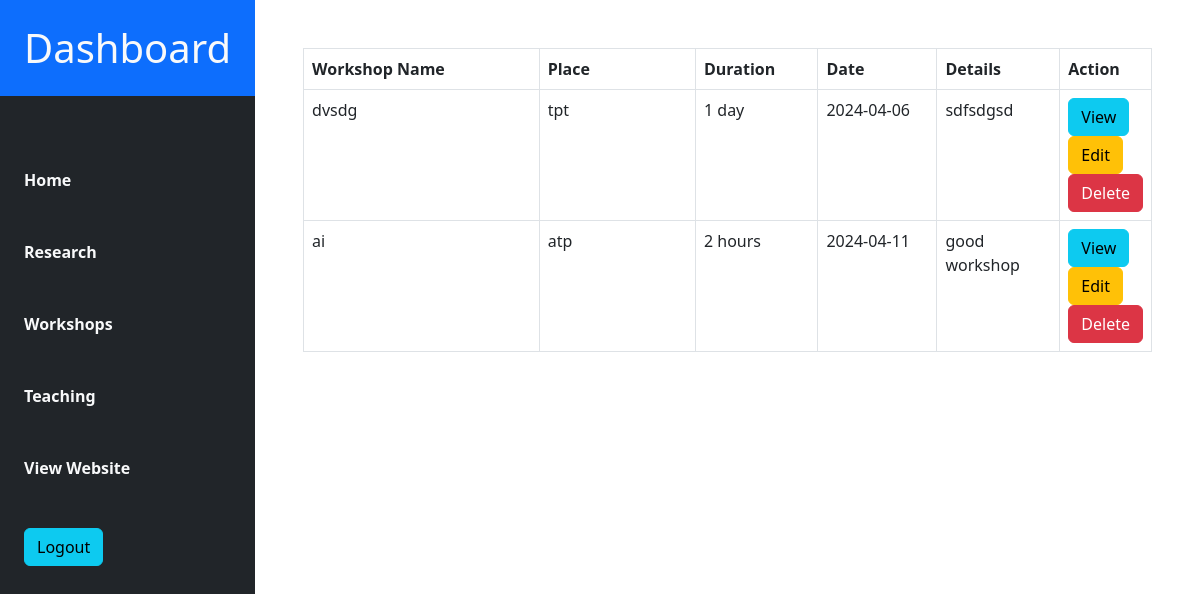
Screenshot of /dpb/admin/workshop/windex.php (signed in) with the database file from the repository.
### tables this page shows
CREATE TABLE `workshop` (
  `id` int(11) NOT NULL,
  `w_name` varchar(255) NOT NULL,
  `w_place` varchar(255) NOT NULL,
  `w_duration` varchar(255) NOT NULL,
  `w_date` varchar(255) NOT NULL,
  `w_details` text NOT NULL,
  `user_id` varchar(255) NOT NULL
);

### dpb/admin/workshop/windex.php (the view, shortened to what this page needs)
<!DOCTYPE html>
<html lang="en">
<head>
    <link rel="stylesheet" href="https://cdn.jsdelivr.net/npm/bootstrap@5.2.3/dist/css/bootstrap.min.css">
</head>
<body>
    <div class="dashboard d-flex justify-content-between">
        <div class="sidebar bg-dark vh-100">
            <h1 class="bg-primary p-4"><a href="../authentication/dashboard.php" class="text-light text-decoration-none">Dashboard</a></h1>
            <div class="menues p-4 mt-5">
               <div class="menu">
                <a href="home.php" class="text-light text-decoration-none"><strong>Home </strong></a>
              </div>
              <div class="menu mt-5">
               <a href="../research/research.php" class="text-light text-decoration-none"><strong>Research </strong></a>
              </div>
                <div class="menu mt-5">
                    <a href="workshop.php" class="text-light text-decoration-none"><strong>Workshops</strong></a>
                </div>
                <div class="menu mt-5">
                    <a href="../teaching/teaching.php" class="text-light text-decoration-none"><strong>Teaching</strong></a>
                </div>
                <div class="menu mt-5">
                    <a href="../view/index.php" class="text-light text-decoration-none"><strong>View Website</strong></a>
                </div>
                <div class="menu mt-5">
                    <a href="../authentication/logout.php" class="btn btn-info">Logout</a>
                </div>
            </div>
       </div>
<div class="posts-list w-100 p-5">
<table class="table table-bordered">
  <thead>
  <tr>
    <th style="width:30%;">Workshop Name</th>
    <th style="width:20%;">Place</th>
    <th style="width:15%;">Duration</th>
    <th style="width:15%;">Date</th>
    <th style="width:15%;">Details</th>
    <th style="width:20%;">Action</th>
  </tr>
  </thead>
  <tbody>
      <?php
      include('../../connect.php');
      $logged_in_user_id = $_SESSION['user_id'];
      $sqlSelect = "SELECT * FROM workshop WHERE user_id = $logged_in_user_id";
      $result = mysqli_query($conn, $sqlSelect);
      if (mysqli_num_rows($result) > 0) {
        while ($row = mysqli_fetch_assoc($result)) {
          ?>
                <tr>
                    <td><?php echo $row['w_name']; ?></td>
                    <td><?php echo $row['w_place']; ?></td>
                    <td><?php echo $row['w_duration']; ?></td>
                    <td><?php echo $row['w_date']; ?></td>
                    <td><?php echo $row['w_details']; ?></td>
                <td>
                    <a class="btn btn-info" href="view_workshop.php?id=<?php echo $row['id']; ?>">View</a>
                    <a class="btn btn-warning" href="edit_workshop.php?id=<?php echo $row['id']; ?>">Edit</a>
                    <a class="btn btn-danger" href="delete_workshop.php?id=<?php echo $row['id']; ?>">Delete</a>
                </td>
            </tr>
          <?php
        }
      } else {
        echo '<tr><td colspan="4">No workshops found in the database.</td></tr>';
      }
      ?>
  </tbody>
</table>
</div>
</div>
</body>
</html>

### rows the page displays
workshop: w_name "dvsdg", w_place "tpt", w_duration "1 day", w_date "2024-04-06", w_details "sdfsdgsd"
workshop: w_name "ai", w_place "atp", w_duration "2 hours", w_date "2024-04-11", w_details "good workshop"
